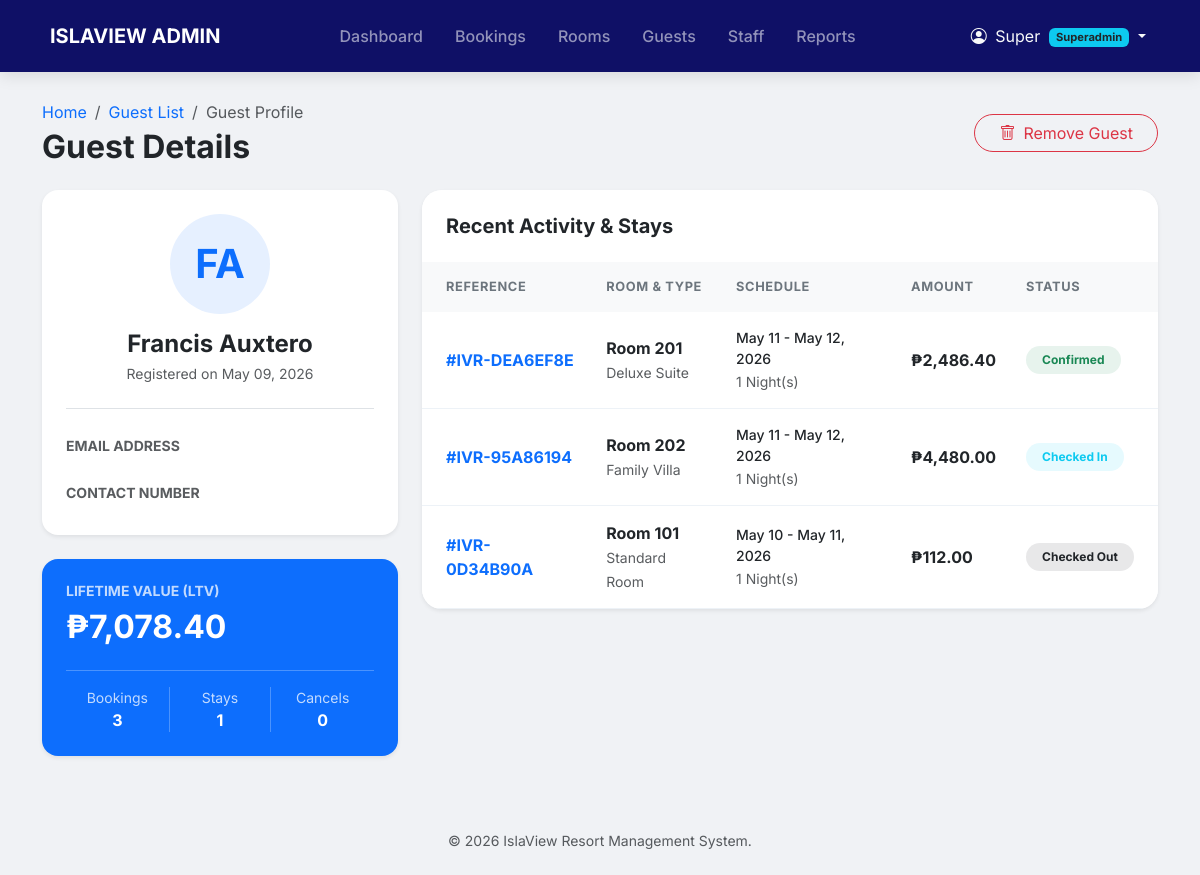
/admin/view_guest.php?id=1 (signed in), run on the app's committed database.
### tables this page shows
CREATE TABLE `guests` (
  `guest_id` int(10) UNSIGNED NOT NULL,
  `user_id` int(10) UNSIGNED DEFAULT NULL,
  `first_name` varchar(80) NOT NULL,
  `last_name` varchar(80) NOT NULL,
  `email` varchar(191) DEFAULT NULL,
  `phone` varchar(20) DEFAULT NULL,
  `address` text DEFAULT NULL,
  `id_type` varchar(50) DEFAULT NULL,
  `id_number` varchar(100) DEFAULT NULL,
  `nationality` varchar(80) DEFAULT NULL,
  `date_of_birth` date DEFAULT NULL,
  `special_requests` text DEFAULT NULL,
  `notes` text DEFAULT NULL,
  `is_vip` tinyint(1) NOT NULL DEFAULT 0,
  `created_at` datetime NOT NULL DEFAULT current_timestamp()
);

CREATE TABLE `bookings` (
  `booking_id` int(10) UNSIGNED NOT NULL,
  `reference_code` varchar(20) NOT NULL,
  `guest_id` int(10) UNSIGNED NOT NULL,
  `room_id` smallint(5) UNSIGNED NOT NULL,
  `promo_id` int(10) UNSIGNED DEFAULT NULL,
  `booked_by` int(10) UNSIGNED DEFAULT NULL,
  `check_in_date` date NOT NULL,
  `check_out_date` date NOT NULL,
  `num_adults` tinyint(3) UNSIGNED NOT NULL DEFAULT 1,
  `num_children` tinyint(3) UNSIGNED NOT NULL DEFAULT 0,
  `nights` tinyint(3) UNSIGNED NOT NULL,
  `base_amount` decimal(10,2) NOT NULL,
  `discount_amount` decimal(10,2) NOT NULL DEFAULT 0.00,
  `tax_amount` decimal(10,2) NOT NULL DEFAULT 0.00,
  `total_amount` decimal(10,2) NOT NULL,
  `status` enum('pending','confirmed','checked_in','checked_out','cancelled','no_show') NOT NULL DEFAULT 'pending',
  `booking_source` enum('online','walk_in','phone','agent') NOT NULL DEFAULT 'online',
  `special_requests` text DEFAULT NULL,
  `internal_notes` text DEFAULT NULL,
  `early_checkin` tinyint(1) NOT NULL DEFAULT 0,
  `late_checkout` tinyint(1) NOT NULL DEFAULT 0,
  `early_checkin_fee` decimal(10,2) NOT NULL DEFAULT 0.00,
  `late_checkout_fee` decimal(10,2) NOT NULL DEFAULT 0.00,
  `cancelled_at` datetime DEFAULT NULL,
  `cancel_reason` text DEFAULT NULL,
  `created_at` datetime NOT NULL DEFAULT current_timestamp(),
  `updated_at` datetime NOT NULL DEFAULT current_timestamp() ON UPDATE current_timestamp()
);

CREATE TABLE `rooms` (
  `room_id` smallint(5) UNSIGNED NOT NULL,
  `room_type_id` smallint(5) UNSIGNED NOT NULL,
  `room_number` varchar(20) NOT NULL,
  `floor_level` tinyint(4) DEFAULT NULL,
  `description` text DEFAULT NULL,
  `is_active` tinyint(1) NOT NULL DEFAULT 1
);

CREATE TABLE `room_types` (
  `room_type_id` smallint(5) UNSIGNED NOT NULL,
  `type_name` varchar(100) NOT NULL,
  `description` text DEFAULT NULL,
  `max_occupancy` tinyint(3) UNSIGNED NOT NULL DEFAULT 2,
  `base_price` decimal(10,2) NOT NULL,
  `is_active` tinyint(1) NOT NULL DEFAULT 1
);

### admin/view_guest.php (the view, shortened to what this page needs)
<?php
include 'components/header.php';
include 'components/navbar.php';
$guest_id = mysqli_real_escape_string($conn, $_GET['id']);
$guest_query = "SELECT * FROM guests WHERE guest_id = '$guest_id'";
$guest_res = $conn->query($guest_query);
$guest = $guest_res->fetch_assoc();
$stats_query = "SELECT
    COUNT(booking_id) as total_bookings,
    SUM(CASE WHEN status = 'checked_out' THEN 1 ELSE 0 END) as successful_stays,
    SUM(CASE WHEN status = 'cancelled' THEN 1 ELSE 0 END) as total_cancellations,
    SUM(total_amount) as lifetime_value
    FROM bookings WHERE guest_id = '$guest_id'";
$stats = $conn->query($stats_query)->fetch_assoc();
?>
<main class="container main-container">
    <div class="d-flex justify-content-between align-items-center mb-4">
        <div>
            <nav aria-label="breadcrumb">
                <ol class="breadcrumb mb-1">
                    <li class="breadcrumb-item"><a href="dashboard.php" class="text-decoration-none">Home</a></li>
                    <li class="breadcrumb-item"><a href="guests.php" class="text-decoration-none">Guest List</a></li>
                    <li class="breadcrumb-item active">Guest Profile</li>
                </ol>
            </nav>
            <h2 class="fw-bold text-dark m-0">Guest Details</h2>
        </div>
        <button class="btn btn-outline-danger rounded-pill px-4" onclick="confirmDelete(<?php echo $guest_id; ?>)">
            <i class="bi bi-trash me-2"></i>Remove Guest
        </button>
    </div>
    <div class="row g-4">
        <div class="col-lg-4">
            <div class="card border-0 shadow-sm rounded-4 text-center p-4 mb-4">
                <div class="mx-auto bg-primary bg-opacity-10 text-primary fw-bold d-flex align-items-center justify-content-center rounded-circle mb-3" style="width: 100px; height: 100px; font-size: 2.5rem;">
                    <?php echo strtoupper(substr($guest['first_name'], 0, 1) . substr($guest['last_name'], 0, 1)); ?>
                </div>
                <h4 class="fw-bold mb-1"><?php echo $guest['first_name'] . " " . $guest['last_name']; ?></h4>
                <p class="text-muted small">Registered on <?php echo date('F d, Y', strtotime($guest['created_at'])); ?></p>
                <div class="text-start border-top pt-4 mt-2">
                    <label class="form-label small fw-bold text-muted text-uppercase">Email Address</label>
                    <label class="form-label small fw-bold text-muted text-uppercase">Contact Number</label>
                </div>
            </div>
            <div class="card border-0 shadow-sm rounded-4 bg-primary text-white p-4">
                <h6 class="opacity-75 small text-uppercase fw-bold mb-2">Lifetime Value (LTV)</h6>
                <h2 class="fw-bold mb-4">₱<?php echo number_format($stats['lifetime_value'] ?? 0, 2); ?></h2>
                <div class="row text-center g-0 border-top border-white border-opacity-25 pt-3">
                    <div class="col-4">
                        <small class="d-block opacity-75">Bookings</small>
                        <span class="fw-bold"><?php echo $stats['total_bookings']; ?></span>
                    </div>
                    <div class="col-4 border-start border-end border-white border-opacity-25">
                        <small class="d-block opacity-75">Stays</small>
                        <span class="fw-bold"><?php echo $stats['successful_stays']; ?></span>
                    </div>
                    <div class="col-4">
                        <small class="d-block opacity-75">Cancels</small>
                        <span class="fw-bold"><?php echo $stats['total_cancellations']; ?></span>
                    </div>
                </div>
            </div>
        </div>
        <div class="col-lg-8">
            <div class="card table-card shadow-sm border-0">
                <div class="card-header bg-white p-4 border-0">
                    <h5 class="fw-bold text-dark m-0">Recent Activity & Stays</h5>
                </div>
                <div class="table-responsive">
                    <table class="table table-hover align-middle mb-0">
                        <thead class="bg-light">
                            <tr class="small text-muted text-uppercase">
                                <th class="ps-4">Reference</th>
                                <th>Room & Type</th>
                                <th>Schedule</th>
                                <th>Amount</th>
                                <th class="pe-4">Status</th>
                            </tr>
                        </thead>
                        <tbody>
                            <?php
                            $history_sql = "SELECT b.*, r.room_number, rt.type_name
                                            FROM bookings b
                                            JOIN rooms r ON b.room_id = r.room_id
                                            JOIN room_types rt ON r.room_type_id = rt.room_type_id
                                            WHERE b.guest_id = '$guest_id'
                                            ORDER BY b.check_in_date DESC";
                            $history_res = $conn->query($history_sql);
                            if($history_res->num_rows > 0):
                                while($row = $history_res->fetch_assoc()):
                                    $st_class = 'badge-soft-secondary';
                                    if($row['status'] == 'confirmed') $st_class = 'bg-success bg-opacity-10 text-success';
                                    if($row['status'] == 'checked_in') $st_class = 'bg-info bg-opacity-10 text-info';
                                    if($row['status'] == 'checked_out') $st_class = 'bg-dark bg-opacity-10 text-dark';
                            ?>
                            <tr>
                                <td class="ps-4">
                                    <span class="fw-bold text-primary">#<?php echo $row['reference_code']; ?></span>
                                </td>
                                <td>
                                    <div class="fw-bold">Room <?php echo $row['room_number']; ?></div>
                                    <small class="text-muted"><?php echo $row['type_name']; ?></small>
                                </td>
                                <td>
                                    <div class="small fw-medium"><?php echo date('M d', strtotime($row['check_in_date'])); ?> - <?php echo date('M d, Y', strtotime($row['check_out_date'])); ?></div>
                                    <small class="text-muted"><?php echo $row['nights']; ?> Night(s)</small>
                                </td>
                                <td>
                                    <span class="fw-bold text-dark">₱<?php echo number_format($row['total_amount'], 2); ?></span>
                                </td>
                                <td class="pe-4">
                                    <span class="badge rounded-pill text-capitalize <?php echo $st_class; ?> px-3 py-2">
                                        <?php echo str_replace('_', ' ', $row['status']); ?>
                                    </span>
                                </td>
                            </tr>
                            <?php endwhile; endif; ?>
                        </tbody>
                    </table>
                </div>
            </div>
        </div>
    </div>
</main>
<?php include 'components/footer.php'; ?>

### admin/components/header.php (style rules this page uses)
:root { --primary-blue: #0077b6; --deep-ocean: #03045e; }
body { font-family: 'Inter', sans-serif; background-color: #f0f2f5; }
.main-container { margin-top: 100px; padding-bottom: 50px; }
.table-card { border: none; border-radius: 20px; overflow: hidden; }
.table thead th { background-color: #f8f9fa; text-transform: uppercase; font-size: 0.8rem; letter-spacing: 0.05em; color: #6c757d; border: none; padding: 15px; }
.table tbody td { padding: 15px; border-bottom: 1px solid #edf2f7; }

### data on the page
guests: first_name+last_name "FA", first_name "Francis", last_name "Auxtero", created_at "May 09, 2026"
bookings: reference_code "IVR-DEA6EF8E", room.room_number "201", room_types.type_name "Deluxe Suite", check_in_date "May 11", check_out_date "May 12, 2026", nights "1", total_amount "2,486.40", status "Confirmed"
bookings: reference_code "IVR-95A86194", room.room_number "202", room_types.type_name "Family Villa", check_in_date "May 11", check_out_date "May 12, 2026", nights "1", total_amount "4,480.00", status "Checked In"
bookings: reference_code "IVR-0D34B90A", room.room_number "101", room_types.type_name "Standard Room", check_in_date "May 10", check_out_date "May 11, 2026", nights "1", total_amount "112.00", status "Checked Out"

### other printed values
$_SESSION['fname'] "Super"
$stats['lifetime_value'] "7,078.40"
$stats['total_bookings'] "3"
$stats['successful_stays'] "1"
$stats['total_cancellations'] "0"
